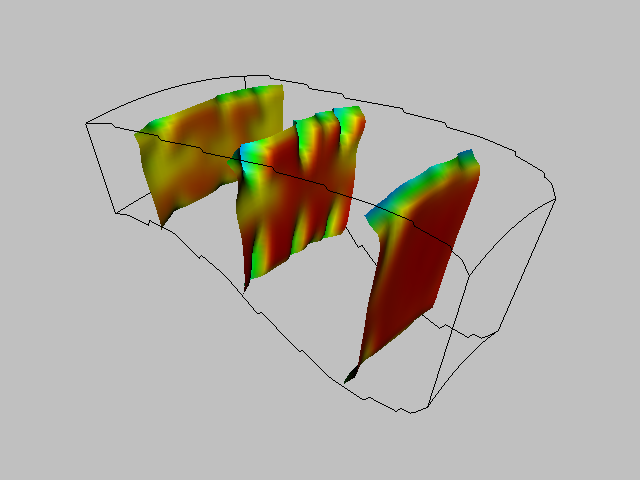

Source code (Python):
#!/usr/bin/env python

# Warp combustor computational planes by scalar value along the local normal.

import os
from pathlib import Path

# Factory overrides: importing these modules registers the OpenGL rendering
# and interaction style implementations for vtkRenderingCore factory classes.
import vtkmodules.vtkInteractionStyle  # noqa: F401
import vtkmodules.vtkRenderingOpenGL2  # noqa: F401

# VTK pipeline classes used in this example
from vtkmodules.vtkFiltersCore import (
    vtkAppendPolyData,
    vtkPolyDataNormals,
    vtkStructuredGridOutlineFilter,
)
from vtkmodules.vtkFiltersGeneral import vtkWarpScalar
from vtkmodules.vtkFiltersGeometry import vtkStructuredGridGeometryFilter
from vtkmodules.vtkIOParallel import vtkMultiBlockPLOT3DReader
from vtkmodules.vtkRenderingCore import (
    vtkActor,
    vtkPolyDataMapper,
    vtkRenderWindow,
    vtkRenderWindowInteractor,
    vtkRenderer,
)

# Colors (normalized RGB)
silver = (0.753, 0.753, 0.753)
black = (0.0, 0.0, 0.0)

# Data directory
data_dir = Path(os.environ.get("VPE_DATA_DIR", Path(__file__).parent))

# Reader: load PLOT3D combustor dataset
pl3d = vtkMultiBlockPLOT3DReader()
pl3d.SetXYZFileName(str(data_dir / "combxyz.bin"))
pl3d.SetQFileName(str(data_dir / "combq.bin"))
pl3d.SetScalarFunctionNumber(100)
pl3d.SetVectorFunctionNumber(202)
pl3d.Update()

sg = pl3d.GetOutput().GetBlock(0)
scalar_range = sg.GetScalarRange()

# Filter: extract three computational planes at i=10, 30, 45
plane_0 = vtkStructuredGridGeometryFilter()
plane_0.SetInputData(sg)
plane_0.SetExtent(10, 10, 1, 100, 1, 100)

plane_1 = vtkStructuredGridGeometryFilter()
plane_1.SetInputData(sg)
plane_1.SetExtent(30, 30, 1, 100, 1, 100)

plane_2 = vtkStructuredGridGeometryFilter()
plane_2.SetInputData(sg)
plane_2.SetExtent(45, 45, 1, 100, 1, 100)

append = vtkAppendPolyData()
append.AddInputConnection(plane_0.GetOutputPort())
append.AddInputConnection(plane_1.GetOutputPort())
append.AddInputConnection(plane_2.GetOutputPort())

# Filter: warp planes by scalar along the x-normal direction
warp = vtkWarpScalar()
warp.SetInputConnection(append.GetOutputPort())
warp.UseNormalOn()
warp.SetNormal(1.0, 0.0, 0.0)
warp.SetScaleFactor(2.5)

# Filter: recompute normals for smooth shading
normals = vtkPolyDataNormals()
normals.SetInputConnection(warp.GetOutputPort())
normals.SetFeatureAngle(60)

plane_mapper = vtkPolyDataMapper()
plane_mapper.SetInputConnection(normals.GetOutputPort())
plane_mapper.SetScalarRange(scalar_range)

plane_actor = vtkActor()
plane_actor.SetMapper(plane_mapper)

# Filter: outline around the data
outline = vtkStructuredGridOutlineFilter()
outline.SetInputData(sg)

outline_mapper = vtkPolyDataMapper()
outline_mapper.SetInputConnection(outline.GetOutputPort())

outline_actor = vtkActor()
outline_actor.SetMapper(outline_mapper)
outline_actor.GetProperty().SetColor(black)

# Renderer: assemble the scene
renderer = vtkRenderer()
renderer.AddActor(outline_actor)
renderer.AddActor(plane_actor)
renderer.SetBackground(silver)

# Window: display the rendered scene
render_window = vtkRenderWindow()
render_window.AddRenderer(renderer)
render_window.SetWindowName("warp combustor")
render_window.SetMultiSamples(0)
render_window.SetSize(640, 480)

# Scene: configure camera
renderer.GetActiveCamera().SetClippingRange(3.95297, 50)
renderer.GetActiveCamera().SetFocalPoint(8.88908, 0.595038, 29.3342)
renderer.GetActiveCamera().SetPosition(-12.3332, 31.7479, 41.2387)
renderer.GetActiveCamera().SetViewUp(0.060772, -0.319905, 0.945498)

# Interactor: handle mouse and keyboard events
render_window_interactor = vtkRenderWindowInteractor()
render_window_interactor.SetRenderWindow(render_window)

# Launch the interactive visualization
render_window_interactor.Initialize()
render_window_interactor.Start()
